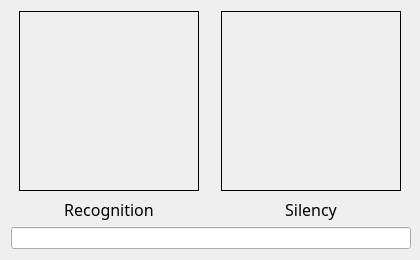
<?xml version="1.0" encoding="UTF-8"?>
<ui version="4.0">
 <class>SpeechStatus</class>
 <widget class="QWidget" name="SpeechStatus">
  <property name="geometry">
   <rect>
    <x>0</x>
    <y>0</y>
    <width>420</width>
    <height>260</height>
   </rect>
  </property>
  <property name="minimumSize">
   <size>
    <width>420</width>
    <height>260</height>
   </size>
  </property>
  <property name="windowTitle">
   <string>Speech Status</string>
  </property>
  <layout class="QVBoxLayout" name="verticalLayout">
   <item>
    <layout class="QHBoxLayout" name="horizontalLayout">
     <item>
      <layout class="QVBoxLayout" name="verticalLayout_2" stretch="0,0">
       <item>
        <layout class="QHBoxLayout" name="horizontalLayout_2">
         <item>
          <widget class="QLabel" name="imgRecognition">
           <property name="sizePolicy">
            <sizepolicy hsizetype="Fixed" vsizetype="Fixed">
             <horstretch>0</horstretch>
             <verstretch>0</verstretch>
            </sizepolicy>
           </property>
           <property name="minimumSize">
            <size>
             <width>180</width>
             <height>180</height>
            </size>
           </property>
           <property name="autoFillBackground">
            <bool>true</bool>
           </property>
           <property name="frameShape">
            <enum>QFrame::Box</enum>
           </property>
           <property name="text">
            <string/>
           </property>
          </widget>
         </item>
        </layout>
       </item>
       <item>
        <widget class="QLabel" name="label_3">
         <property name="font">
          <font>
           <family>Sans Serif</family>
           <pointsize>12</pointsize>
           <weight>50</weight>
           <bold>false</bold>
          </font>
         </property>
         <property name="text">
          <string>Recognition</string>
         </property>
         <property name="alignment">
          <set>Qt::AlignCenter</set>
         </property>
        </widget>
       </item>
      </layout>
     </item>
     <item>
      <layout class="QVBoxLayout" name="verticalLayout_3" stretch="0,0">
       <item>
        <layout class="QHBoxLayout" name="horizontalLayout_3">
         <item>
          <widget class="QLabel" name="imgSilency">
           <property name="sizePolicy">
            <sizepolicy hsizetype="Fixed" vsizetype="Fixed">
             <horstretch>0</horstretch>
             <verstretch>0</verstretch>
            </sizepolicy>
           </property>
           <property name="minimumSize">
            <size>
             <width>180</width>
             <height>180</height>
            </size>
           </property>
           <property name="autoFillBackground">
            <bool>true</bool>
           </property>
           <property name="frameShape">
            <enum>QFrame::Box</enum>
           </property>
           <property name="text">
            <string/>
           </property>
          </widget>
         </item>
        </layout>
       </item>
       <item>
        <widget class="QLabel" name="label_4">
         <property name="font">
          <font>
           <family>Sans Serif</family>
           <pointsize>12</pointsize>
           <weight>50</weight>
           <bold>false</bold>
          </font>
         </property>
         <property name="text">
          <string>Silency</string>
         </property>
         <property name="alignment">
          <set>Qt::AlignCenter</set>
         </property>
        </widget>
       </item>
      </layout>
     </item>
    </layout>
   </item>
   <item>
    <widget class="QLineEdit" name="lineEditStatus">
     <property name="minimumSize">
      <size>
       <width>400</width>
       <height>0</height>
      </size>
     </property>
     <property name="focusPolicy">
      <enum>Qt::NoFocus</enum>
     </property>
     <property name="readOnly">
      <bool>true</bool>
     </property>
    </widget>
   </item>
  </layout>
 </widget>
 <resources/>
 <connections/>
</ui>
